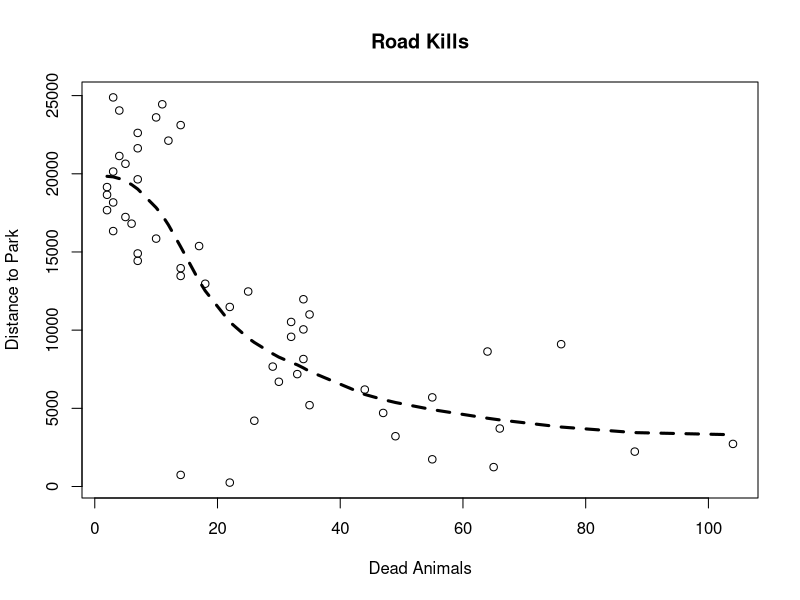
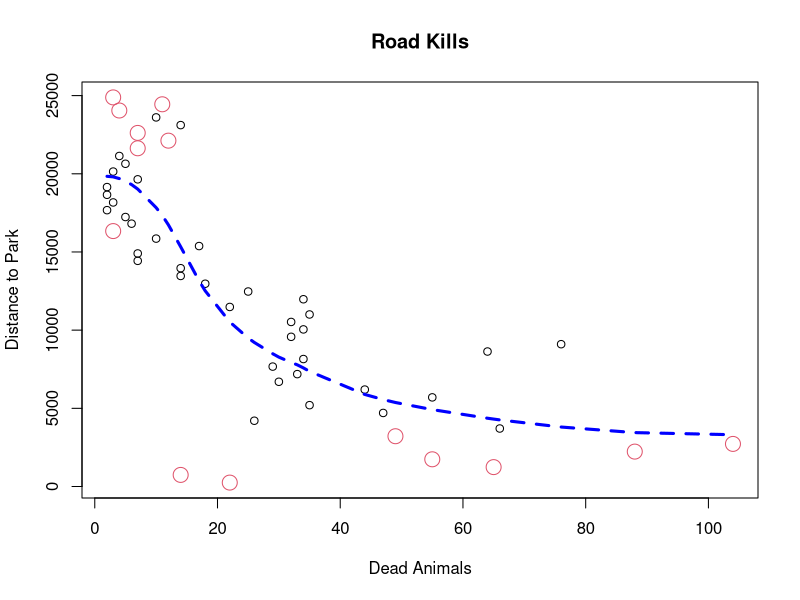

Source code (R) for these figures, in order:
#Exercises Chapter 5

#setwd("/home/diego/Learning/LearningR") #Laptop 
#setwd("/home/valdeslab/Learning/LearningR") #GreenMachine

#ex 1
#In Chapter 16 of Zuur et al. (2009), a study is presented analysing numbers of amphibians
#killed along a road in Portugal using generalised additive mixed modelling
#techniques. In this exercise, we use the plot command to visualise a segment
#of the data. Open the file Amphibian_road_Kills.xls, prepare a spreadsheet, and
#import the data into R.

#Import data
Terr = read.table(file = "RBook/Amphibian_road_Kills.csv", header = TRUE, sep = ",") #Read using read.table
names(Terr)
str(Terr)
summary(Terr)

#The variable, TOT_N, is the number of dead animals at a sampling site,
#OLIVE is the number of olive groves at a sampling site, and D Park is the
#distance from each sampling point to the nearby natural park. Create a plot of
#TOT_N versus D_park. Use appropriate labels. Add a smoothing curve. 

#Initial plot
plot(x = Terr$TOT.N, y = Terr$D.PARK,
     xlab = "Dead Animals", ylab = "Distance to Park",
     main = "Road Kills",
     xlim = c(min(Terr$TOT.N, na.rm = TRUE), max(Terr$TOT.N, na.rm = TRUE)),
     ylim = c(min(Terr$D.PARK, na.rm = TRUE), max(Terr$D.PARK, na.rm = TRUE))
     )

#Smoothing curve
Curve = loess(D.PARK ~ TOT.N, data = Terr) #Park as a function of Tot
Fit = fitted(Curve)
Order = order(Terr$TOT.N) #Order Tot
lines(Terr$TOT.N[Order], Fit[Order], lwd = 3, lty = 2) #Plot the line

#Make the same plot again, but use points that are proportional to the value of OLIVE
#(this may show whether there is an OLIVE effect).

summary(Terr$OLIVE)
Terr$OLIVE2 = Terr$OLIVE
Terr$OLIVE2[Terr$OLIVE <= 7.35] = 1
Terr$OLIVE2[Terr$OLIVE > 7.35] = 2

#New plot
plot(x = Terr$TOT.N, y = Terr$D.PARK,
     xlab = "Dead Animals", ylab = "Distance to Park",
     main = "Road Kills",
     xlim = c(min(Terr$TOT.N, na.rm = TRUE), max(Terr$TOT.N, na.rm = TRUE)),
     ylim = c(min(Terr$D.PARK, na.rm = TRUE), max(Terr$D.PARK, na.rm = TRUE)),
     cex = Terr$OLIVE2,
     col = Terr$OLIVE2
)

#Add smoothing curve
Curve = loess(D.PARK ~ TOT.N, data = Terr) #Park as a function of Tot
Fit = fitted(Curve)
Order = order(Terr$TOT.N) #Order Tot
lines(Terr$TOT.N[Order], Fit[Order], lwd = 3, lty = 2, col = "blue") #Plot the line with color

